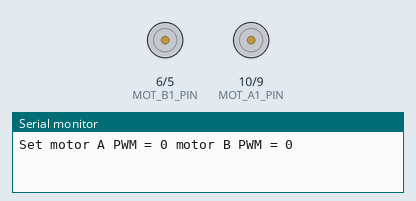
Simulated run of this sketch. Board: Arduino Uno, built with avr-gcc and run on an emulated ATmega328P. Parts: motor-driver pin pairs drawn as motors (green arrow = first pin HIGH = forward, orange = second pin HIGH = backward, longer = more drive), the last lines printed to the serial monitor.

Above: at 0.1 s.
At 5.6 s:
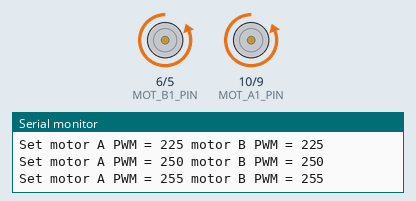
At 18.1 s:
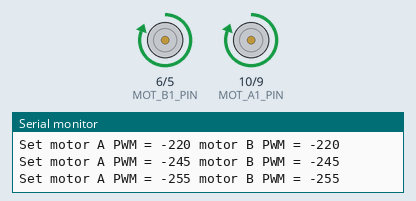
At 31.1 s:
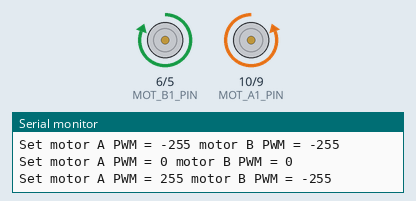
Timing chart, 0 to 40.0 s (numbered marks = the images above):
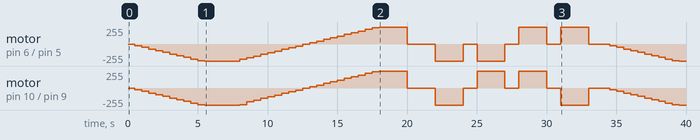

The sketch:

Proefprogramma_motoren.ino
```cpp
// Define the control inputs
#define MOT_A1_PIN 10
#define MOT_A2_PIN 9
#define MOT_B1_PIN 6
#define MOT_B2_PIN 5

void setup(void)
{
  // Set all the motor control inputs to OUTPUT
  pinMode(MOT_A1_PIN, OUTPUT);
  pinMode(MOT_A2_PIN, OUTPUT);
  pinMode(MOT_B1_PIN, OUTPUT);
  pinMode(MOT_B2_PIN, OUTPUT);

  // Turn off motors - Initial state
  digitalWrite(MOT_A1_PIN, LOW);
  digitalWrite(MOT_A2_PIN, LOW);
  digitalWrite(MOT_B1_PIN, LOW);
  digitalWrite(MOT_B2_PIN, LOW);

  // Initialize the serial UART at 9600 baud
  Serial.begin(9600);
}

void loop(void)
{
  // Generate a fixed motion sequence to demonstrate the motor modes.

  // Ramp speed up.
  for (int i = 0; i < 11; i++) {
    spin_and_wait(25*i, 25*i, 500);
  }
  // Full speed forward.
  spin_and_wait(255,255,2000);

  // Ramp speed into full reverse.
  for (int i = 0; i < 21 ; i++) {
    spin_and_wait(255 - 25*i, 255 - 25*i, 500);
  }

  // Full speed reverse.
  spin_and_wait(-255,-255,2000);

  // Stop.
  spin_and_wait(0,0,2000);

  // Full speed, forward, turn, reverse, and turn for a two-wheeled base.
  spin_and_wait(255, 255, 2000);
  spin_and_wait(0, 0, 1000);
  spin_and_wait(-255, 255, 2000);
  spin_and_wait(0, 0, 1000);
  spin_and_wait(-255, -255, 2000);
  spin_and_wait(0, 0, 1000);
  spin_and_wait(255, -255, 2000);
  spin_and_wait(0, 0, 1000);
}

/// Set the current on a motor channel using PWM and directional logic.
///
/// \param pwm    PWM duty cycle ranging from -255 full reverse to 255 full forward
/// \param IN1_PIN  pin number xIN1 for the given channel
/// \param IN2_PIN  pin number xIN2 for the given channel
void set_motor_pwm(int pwm, int IN1_PIN, int IN2_PIN)
{
  if (pwm < 0) {  // reverse speeds
    analogWrite(IN1_PIN, -pwm);
    digitalWrite(IN2_PIN, LOW);

  } else { // stop or forward
    digitalWrite(IN1_PIN, LOW);
    analogWrite(IN2_PIN, pwm);
  }
}

/// Set the current on both motors.
///
/// \param pwm_A  motor A PWM, -255 to 255
/// \param pwm_B  motor B PWM, -255 to 255
void set_motor_currents(int pwm_A, int pwm_B)
{
  set_motor_pwm(pwm_A, MOT_A1_PIN, MOT_A2_PIN);
  set_motor_pwm(pwm_B, MOT_B1_PIN, MOT_B2_PIN);

  // Print a status message to the console.
  Serial.print("Set motor A PWM = ");
  Serial.print(pwm_A);
  Serial.print(" motor B PWM = ");
  Serial.println(pwm_B);
}

/// Simple primitive for the motion sequence to set a speed and wait for an interval.
///
/// \param pwm_A  motor A PWM, -255 to 255
/// \param pwm_B  motor B PWM, -255 to 255
/// \param duration delay in milliseconds
void spin_and_wait(int pwm_A, int pwm_B, int duration)
{
  set_motor_currents(pwm_A, pwm_B);
  delay(duration);
}
```

Measured:
- by itself, motor on pin 6 (MOT_B1_PIN) / pin 5 (MOT_B2_PIN): stopped → backward 25/255 at 0.50 s, → backward 50/255 0.50 s later, → backward 75/255 0.50 s later, → backward 100/255 0.50 s later, … (52 changes in this stretch)
- by itself, motor on pin 10 (MOT_A1_PIN) / pin 9 (MOT_A2_PIN): stopped → backward 25/255 at 0.50 s, → backward 50/255 0.50 s later, → backward 75/255 0.50 s later, → backward 100/255 0.50 s later, … (52 changes in this stretch)
